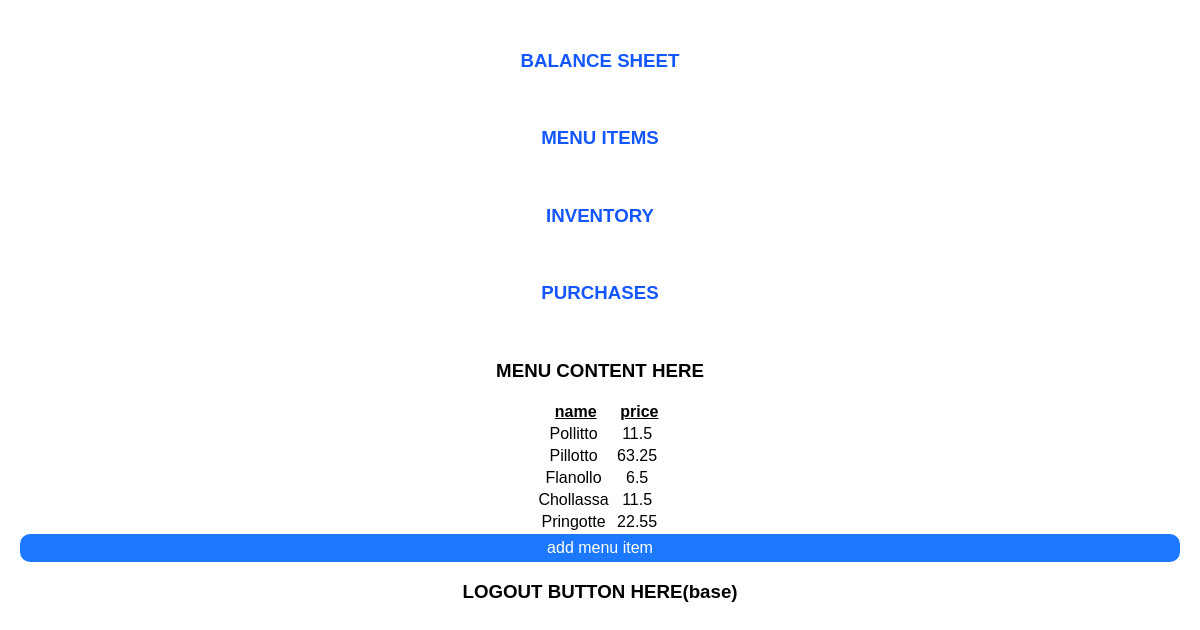
Before: /menu with the older database file.
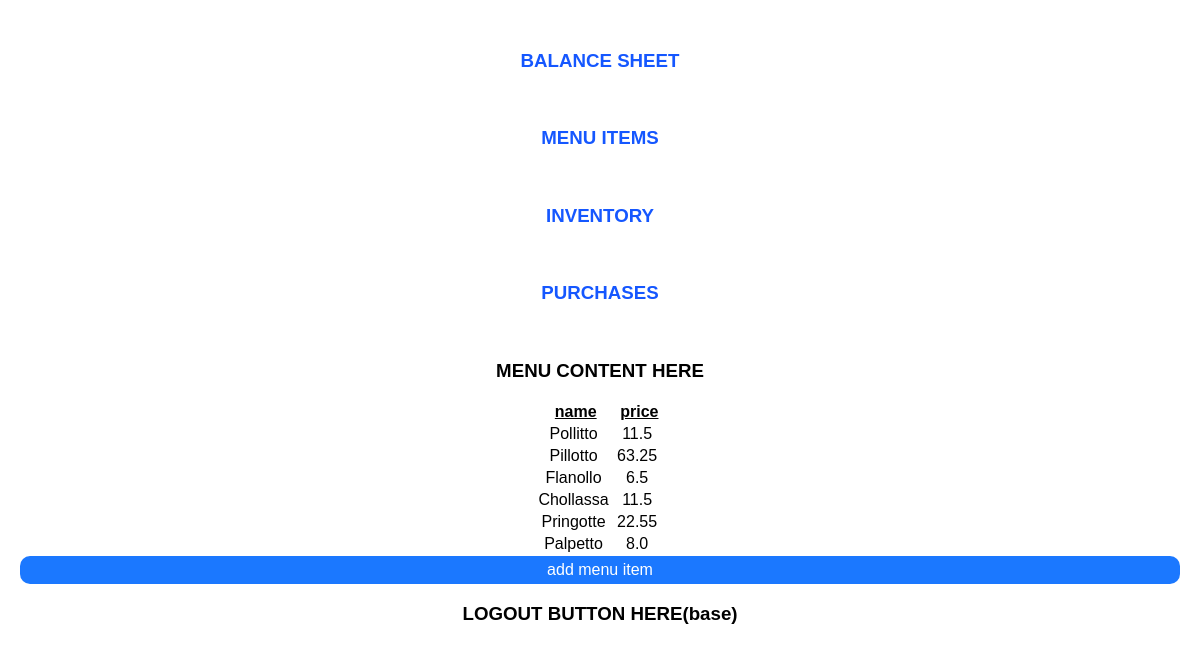
After: the same page with the newer database file.
### inventory/models.py (models this page shows, shortened)
class MenuItem(models.Model):
    title = models.CharField(max_length=20)
    price = models.FloatField(default=11.50)

### inventory/views.py (the view)
# urls.py: path('menu', views.Menu.as_view(), name='menu'),
class Menu(ListView):#template view for now, later ListView
    model = MenuItem
    template_name = "inventory/menu.html"

### inventory/templates/inventory/menu.html
{% extends './home.html' %}
{% block content %}
{{ block.super }}
<h3>MENU CONTENT HERE</h3>
    <table class="line-table">
        <thead>
  <tr>
    <th>name</th>
    <th>price</th>
  </tr>
</thead>
<tbody>
{% for item in object_list %}
  <tr>
    <td>{{ item.title }}&nbsp;</td><td>{{ item.price }}&nbsp;</td>
        {% endfor %}
</tbody>
    </table>
    <a href="{% url "add_menu_item" %}"
        style="display: inherit; text-align: center; border-radius: 10px; text-decoration: none; color: #FFF; padding: 5px; background-color: #1B78FF;">add menu item</a></td>
{% endblock %}

Changed rows visible on the page:
added MenuItem: title "Palpetto", price "8.0"
